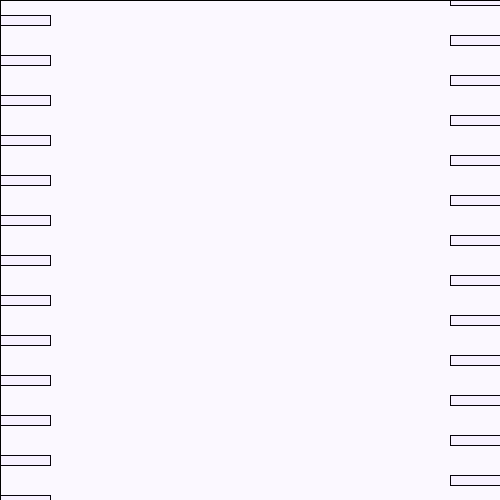
Frame 1 (no input)
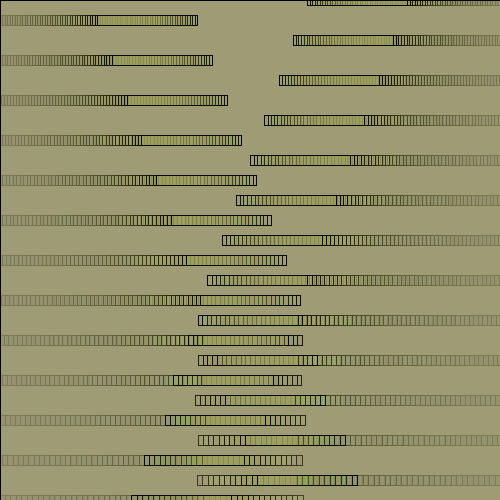
Frame 60 (the mouse pressed at the canvas centre just before this capture)
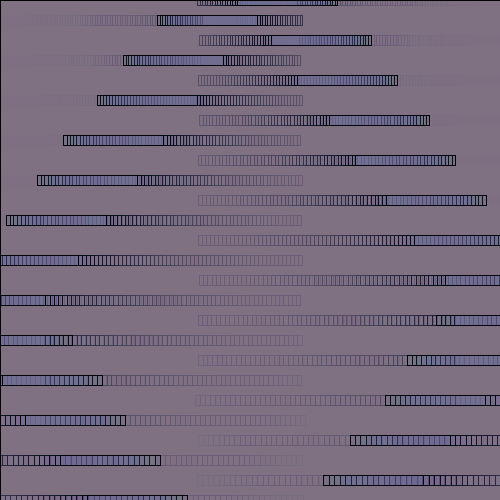
Frame 120 (the mouse held since frame 60 and released just before this capture)

The Processing sketch that drew these frames (run headless with seeded random() and noise(); from frame 60 on, the mouse is pressed at the canvas centre):

// Processing sketch: processing_123262
// ── processing_123262.pde

//Digital Wallpaper 3
//Carmen Zhou
//11-1-12

//colors
int r;
int g;
int bl;
int o;


//width
float a=0;
float a1=0;
float a2=0;
float a3=0;
float a4=0;
float a5=0;
float a6=0;
float a7=0;
float a8=0;
float a9=0;
float a10=0;
float a11=0;
float a12=0;

//height
float b;
float b1=0;
float b2=0;
float b3=0;
float b4=0;
float b5=0;
float b6=0;
float b7=0;
float b8=0;
float b9=0;
float b10=0;
float b11=0;
float b12=0;

//widthspeed
float aspeed=5.5;
float a1speed=5.25;
float a2speed=5;
float a3speed=4.75;
float a4speed=4.5;
float a5speed=4.25;
float a6speed=4;
float a7speed=3.75;
float a8speed=3.5;
float a9speed=3.25;
float a10speed=3;
float a11speed=2.75;
float a12speed=2.5;



//heightspeed
float bspeed=5.5;
float b1speed=5.25;
float b2speed=5;
float b3speed=4.75;
float b4speed=4.5;
float b5speed=4.25;
float b6speed=4;
float b7speed=3.75;
float b8speed=3.5;
float b9speed=3.25;
float b10speed=3;
float b11speed=2.75;
float b12speed=2.5;

//height of rectangle
int c=100;
//length of rectangle
int d=10;

void setup(){
  frameRate(30);
  background(255,255);
  size(500,500);
  smooth();
  b=width;
  b1=width;
  b2=width;
  b3=width;
  b4=width;
  b5=width;
  b6=width;
  b7=width;
  b8=width;
  b9=width;
  b10=width;
  b11=width;
  b12=width;
}


void draw(){
  //colors
  r = int(random(256));
  g = int(random(256));
  bl = int(random(256));
  o = int(random(256));
  fill(255,255,255,255);
  strokeWeight(1);
  fill(r,g,bl,10);
  
  rectMode(CENTER);  
  rect(a,500,c,d);
  rect(b,480,c,d);
  rect(a1,460,c,d);
  rect(b1,440,c,d);
  rect(a2,420,c,d);
  rect(b2,400,c,d);
  rect(a3,380,c,d);
  rect(b3,360,c,d);
  rect(a4,340,c,d);
  rect(b4,320,c,d);
  rect(a5,300,c,d);
  rect(b5,280,c,d);
  rect(a6,260,c,d);
  rect(b6,240,c,d);  
  rect(a7,220,c,d);
  rect(b7,200,c,d);
  rect(a8,180,c,d);
  rect(b8,160,c,d);  
  rect(a9,140,c,d);
  rect(b9,120,c,d);
  rect(a10,100,c,d);
  rect(b10,80,c,d);
  rect(a11,60,c,d);
  rect(b11,40,c,d);
  rect(a12,20,c,d);
  rect(b12,0,c,d);
  
   for (int i=0;i<5;i++){
   for (int j=0;j<5;j++){
   rectMode(CORNER);
   rect(500*i,500*j,500,500);
   rectMode(CENTER);
   fill(255,255,255,1);
   }
   }
    

a=a+aspeed;
b=b+bspeed;
a1=a1+a1speed;
b1=b1+b1speed;
a2=a2+a2speed;
b2=b2+b2speed;
a3=a3+a3speed;
b3=b3+b3speed;
a4=a4+a4speed;
b4=b4+b4speed;
a5=a5+a5speed;
b5=b5+b5speed;
a6=a6+a6speed;
b6=b6+b6speed;
a7=a7+a7speed;
b7=b7+b7speed;
a8=a8+a8speed;
b8=b8+b8speed;
a9=a9+a9speed;
b9=b9+b9speed;
a10=a10+a10speed;
b10=b10+b10speed;
a11=a11+a11speed;
b11=b11+b11speed;
a12=a12+a12speed;
b12=b12+b12speed;



  if (a > width/2  || a < 0) {
    aspeed = aspeed * -1;
  }
  if (b > width || b < width/2) {
    bspeed = bspeed * -1;
  }
  if (a1 > width/2  || a1 < 0) {
    a1speed = a1speed * -1;
  }
    if (b1 > width || b1 < width/2) {
    b1speed = b1speed * -1;
  }
   if (a2 > width/2  || a2 < 0) {
    a2speed = a2speed * -1;
  }
   if (b2 > width || b2 < width/2) {
    b2speed = b2speed * -1;
  }
   if (a3 > width/2  || a3 < 0) {
    a3speed = a3speed * -1;
  }
   if (b3 > width || b3 < width/2) {
    b3speed = b3speed * -1;
  }
   if (a4 > width/2  || a4 < 0) {
    a4speed = a4speed * -1;
  }
   if (b4 > width || b4 < width/2) {
    b4speed = b4speed * -1;
  }
   if (a5 > width/2  || a5 < 0) {
    a5speed = a5speed * -1;
  }
   if (b5 > width || b5 < width/2) {
    b5speed = b5speed * -1;
  }
   if (a6 > width/2  || a6 < 0) {
    a6speed = a6speed * -1;
  }
   if (b6 > width || b6 < width/2) {
    b6speed = b6speed * -1;
  }
   if (a7 > width/2  || a7 < 0) {
    a7speed = a7speed * -1;
  }
   if (b7 > width || b7 < width/2) {
    b7speed = b7speed * -1;
  }
   if (a8 > width/2  || a8 < 0) {
    a8speed = a8speed * -1;
  }
   if (b8 > width || b8 < width/2) {
    b8speed = b8speed * -1;
  }
   if (a9 > width/2  || a9 < 0) {
    a9speed = a9speed * -1;
  }
   if (b9 > width || b9 < width/2) {
    b9speed = b9speed * -1;
  }
   if (a10 > width/2  || a10 < 0) {
    a10speed = a10speed * -1;
  }
   if (b10 > width || b10 < width/2) {
    b10speed = b10speed * -1;
  }
   if (a11 > width/2  || a11 < 0) {
    a11speed = a11speed * -1;
  }
   if (b11 > width || b11 < width/2) {
    b11speed = b11speed * -1;
  }
   if (a12 > width/2  || a12 < 0) {
    a12speed = a12speed * -1;
  }
   if (b12 > width || b12 < width/2) {
    b12speed = b12speed * -1;
  }

 
}
